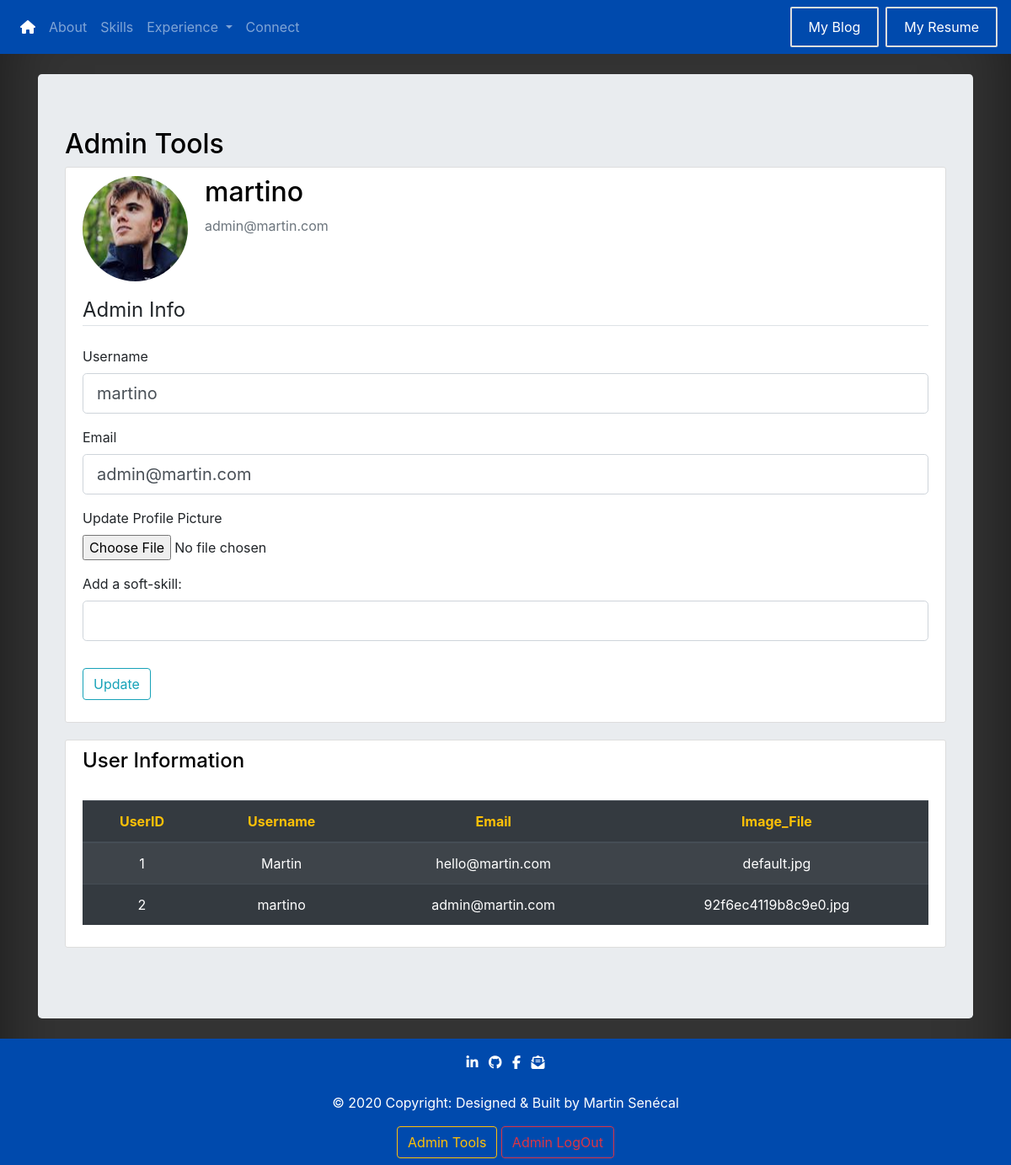
Before: /admin (signed in) with the older database file.
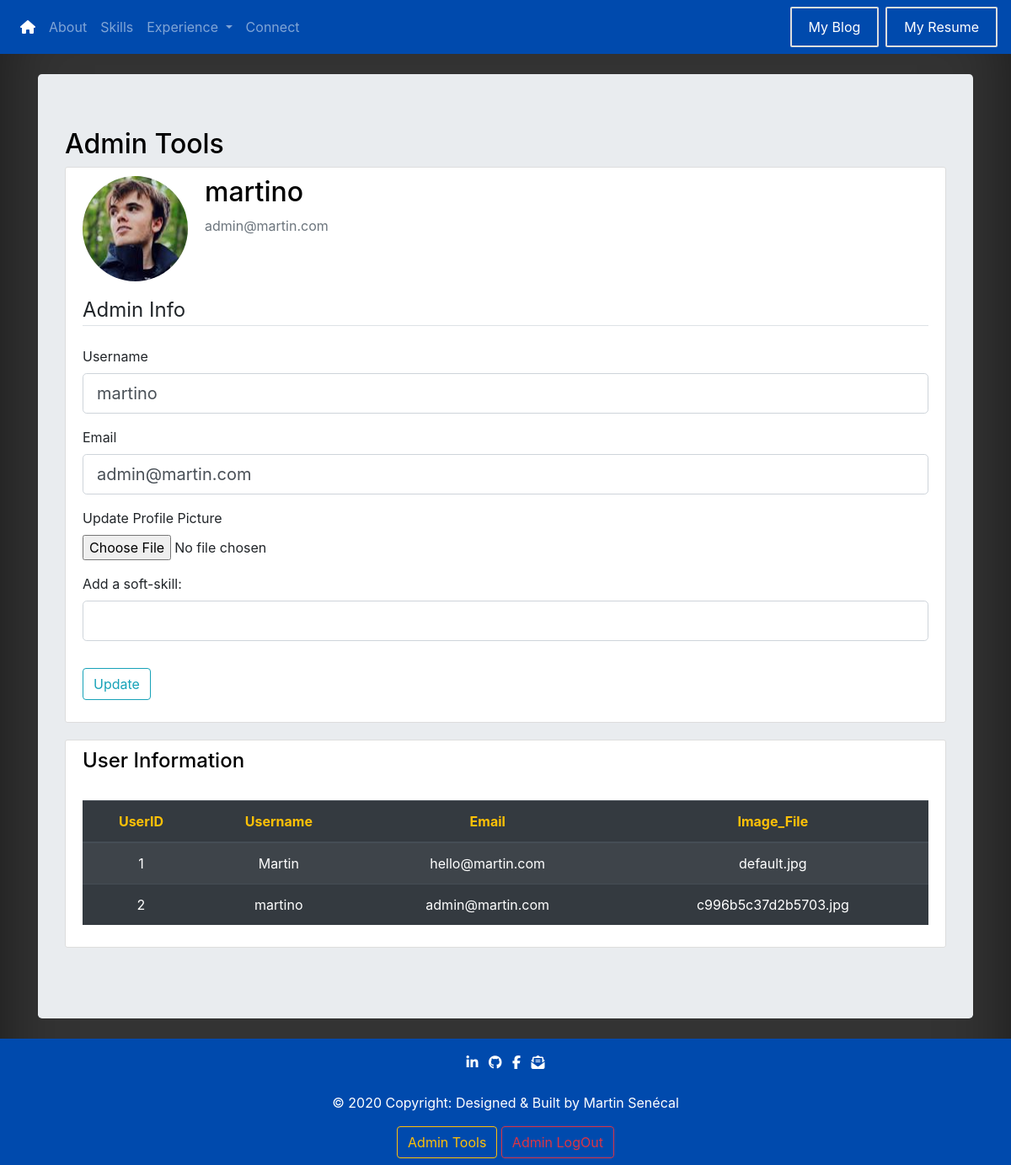
After: the same page with the newer database file.
### portfolio/models.py (models this page shows, shortened)
class User(db.Model, UserMixin):
    id = db.Column(db.Integer, primary_key=True)  # Way to Identify User.
    username = db.Column(db.String(20), unique=True, nullable=False)  # Unique Username and Mandatory.
    email = db.Column(db.String(100), unique=True, nullable=False)  # Unique Email and Mandatory.
    image_file = db.Column(db.String(20), nullable=False, default='default.jpg')  # Profile Pictures.
    password = db.Column(db.String(60), nullable=False)  # Hash Password
    posts = db.relationship('Post', backref='author', lazy=True)  # Load Data from the same user.

### portfolio/users/routes.py (the view)
@users.route("/admin", methods=['GET', 'POST'])
@login_required
def admin():
    users = User.query.all()
    form = UpdateAdminForm()
    if form.validate_on_submit():
        if form.picture.data:
            picture_file = save_picture(form.picture.data)
            current_user.image_file = picture_file
        current_user.username = form.username.data
        current_user.email = form.email.data
        if form.skillName.data != "":
            skill = Skill(type='Soft', content=form.skillName.data)
            db.session.add(skill)
        db.session.commit()
        flash('Your account has been updated!', 'success')
        return redirect(url_for('users.admin'))
    elif request.method == 'GET':
        form.username.data = current_user.username
        form.email.data = current_user.email
        form.skillName.data = ""
    image_file = url_for('static',
                         filename='profile_pics/' + current_user.image_file)  # Location of the Image in Static Folder
    return render_template('admin.html', image_file=image_file, form=form, users=users)

### portfolio/users/forms.py (shortened to what this page needs)
class UpdateAdminForm(FlaskForm):
    username = StringField('Username',
                           validators=[DataRequired(), Length(min=2, max=20)])
    email = StringField('Email',
                        validators=[DataRequired(), Email()])
    picture = FileField('Update Profile Picture', validators=[FileAllowed(['jpg', 'png'])])
    skillName = StringField('Add a soft-skill:', validators=[Length(min=0, max=78)])
    submit = SubmitField('Update')

### portfolio/models.py (called while the page is built)
@login_manager.user_loader
def load_user(user_id):
    return User.query.get(int(user_id))

### portfolio/templates/admin.html (shortened to what the changed rows need)
{% extends "base.html" %}
{% block body %}
    <div class="container jumbotron my-4">
        <h2>Admin Tools</h2>
        <div class="content-section">
            <div class="media">
                <div class="media-body">
                    <h2 class="account-heading">{{ current_user.username }}</h2>
                    <p class="text-secondary">{{ current_user.email }}</p>
                </div>
            </div>
            <form method="POST" action="" enctype="multipart/form-data">
                <fieldset class="form-group">
                    <div class="form-group">
                        {{ form.username.label(class="form-control-label") }}
                        {% if form.username.errors %}
                            {{ form.username(class="form-control form-control-lg is-invalid") }}
                            <div class="invalid-feedback">
                                {% for error in form.username.errors %}
                                    <span>{{ error }}</span>
                                {% endfor %}
                            </div>
                        {% else %}
                            {{ form.username(class="form-control form-control-lg") }}
                        {% endif %}
                    </div>
                    <div class="form-group">
                        {{ form.email.label(class="form-control-label") }}
                        {% if form.email.errors %}
                            {{ form.email(class="form-control form-control-lg is-invalid") }}
                            <div class="invalid-feedback">
                                {% for error in form.email.errors %}
                                    <span>{{ error }}</span>
                                {% endfor %}
                            </div>
                        {% else %}
                            {{ form.email(class="form-control form-control-lg") }}
                        {% endif %}
                    </div>
                </fieldset>
            </form>
        </div>
        <div class="content-section">
            <br>
            <table class="table table-striped table-dark">
                <thead>
                <tr>
                    <th class="text-warning" scope="col">UserID</th>
                    <th class="text-warning" scope="col">Username</th>
                    <th class="text-warning" scope="col">Email</th>
                    <th class="text-warning" scope="col">Image_File</th>
                </tr>
                </thead>
                <tbody>
                {% for user in users %}
                    <tr>
                        <td class="text-white">{{ user.id }}</td>
                        <td class="text-white">{{ user.username }}</td>
                        <td class="text-white">{{ user.email }}</td>
                        <td class="text-white">{{ user.image_file }}</td>
                    </tr>
                {% endfor %}
                </tbody>
            </table>
        </div>
    </div>
{% endblock %}

Changed rows visible on the page:
changed User "martino": image_file "92f6ec4119b8c9e0.jpg" → "c996b5c37d2b5703.jpg"
